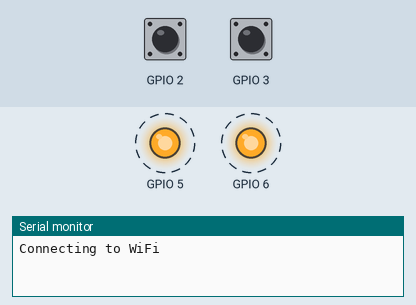
Simulated run of this sketch. Board: ESP32. Shown: output pins drawn as LEDs (lit = HIGH), the last lines printed to the serial monitor. Dashed ring = blinking. Inputs (shaded band) come from the test bench; at power-on: GPIO 2 HIGH, GPIO 3 HIGH. WiFi joins after 1.5 s; servers stay silent unless stated; uploads are accepted with an empty reply.

Above: at 0.87 s.
1.3 s: GPIO 2 pulled LOW for 1 s
At 1.9 s:
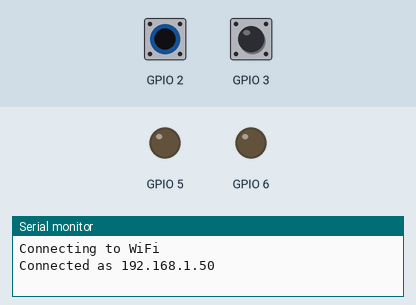
Timing chart, 0 to 4.3 s (numbered marks = the images above; inputs shaded):
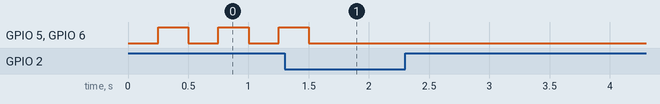

The sketch:

taster.ino
```cpp
#include "config.h"

#include <thread>
#include <atomic>
#include <mutex>

#include <WiFi.h>
#include <HTTPClient.h>
#include <ArduinoJson.h>
#include <EasyButton.h>

#define WIFI_TIMEOUT_MS 20000 // 20 second WiFi connection timeout
#define WIFI_RECOVER_TIME_MS 30000 // Wait 30 seconds after a failed connection attempt

std::atomic<bool> online;
volatile bool station_running[8];

void sprinkler_toggle_station(int s) {
  if (!online) {
    return;
  }

  int state = station_running[s] ? 0 : 1;
  safe_printf("Toggling station %i to %i\n", s, state);

  int start = millis();

  WiFiClient client;
  HTTPClient http;
  char url[200];
  sprintf(url, "%s/cm?pw=%s&sid=%i&en=%i&t=300", BASE_URL, PWD, s, state);
  http.begin(client, url);
  int code = http.GET();
  const char *body = http.getString().c_str();
  safe_printf("TOGGLE (%i ms) => %i - %s\n", millis() - start, code, body);
  http.end();
}

struct Button {
  int led;
  EasyButton button;
  void (*pressed)();
  int station;
};

Button buttons[] = {
  {5, EasyButton(2), []{sprinkler_toggle_station(0);}, 0},
  {6, EasyButton(3), []{sprinkler_toggle_station(1);}, 1}
};

void setup() {
  Serial.begin(115200);

  for (Button &b : buttons) {
    pinMode(b.led, OUTPUT);

    b.button.begin();
    b.button.onPressed(b.pressed);
  }

  TaskHandle_t task1;
  xTaskCreatePinnedToCore(sprinkler_led_thread, "sprinkler_led_thread", 10000, NULL, 1, &task1, 0);

  TaskHandle_t task2;
  xTaskCreatePinnedToCore(wifi_connect_thread, "wifi_connect_thread", 10000, NULL, 1, &task2, 0);
}

void blink(int port, int intv) {
  digitalWrite(port, (millis() % intv > intv / 2) ? HIGH : LOW);
}

std::mutex serial_lock;

void safe_printf(const char *fmt, ...) {
  char buffer[256];
  va_list args;
  va_start (args, fmt);
  vsprintf (buffer, fmt, args);
  va_end (args);

  std::lock_guard<std::mutex> lg{serial_lock};
  Serial.print(buffer);
}

void safe_print(const char * s) {
  std::lock_guard<std::mutex> lg{serial_lock};
  Serial.print(s);
}

void safe_println(const char *s) {
  std::lock_guard<std::mutex> lg{serial_lock};
  Serial.println(s);
}

void blink_leds() {
  for (Button &b : buttons) {
    blink(b.led, 500);
  }
}

void sprinkler_led_loop() {
  if (!online) {
    return;
  }

  int start = millis();

  WiFiClient client;
  HTTPClient http;
  char url[200];
  sprintf(url, "%s/js?pw=%s", BASE_URL, PWD);
  http.begin(client, url);

  safe_println("GET...");
  int code = http.GET();
  const char *body = http.getString().c_str();
  safe_printf("GET (%i ms) => %i - %s\n", millis() - start, code, body);
  if (code == 200) {
    StaticJsonDocument<1000> doc;
    DeserializationError error = deserializeJson(doc, body);

    if (error) {
      safe_print("deserializeJson() failed: ");
      safe_println(error.c_str());
    } else {
      // {"sn":[0,0,0,0,0,0,0,0],"nstations":8}
      JsonArray sn = doc["sn"];
      int i = 0;
      for (JsonVariant s : sn) {
        station_running[i] = s.as<int>() ? true : false;
        i++;
      }
    }
  }

  for (Button &b : buttons) {
    digitalWrite(b.led, station_running[b.station] ? HIGH : LOW);
  }

  http.end();
}

void sprinkler_led_thread(void *) {
  while (true) {
    sprinkler_led_loop();
    delay(1000);
  }
}

void wifi_connect_thread(void * parameter){
    while (true) {
        online = WiFi.status() == WL_CONNECTED;

        if (online) {
            vTaskDelay(10000 / portTICK_PERIOD_MS);
            continue;
        }

        safe_println("Connecting to WiFi");
        WiFi.mode(WIFI_STA);
        WiFi.begin(WIFI_SSID, WIFI_PWD);

        unsigned long startAttemptTime = millis();
        while (WiFi.status() != WL_CONNECTED && millis() - startAttemptTime < WIFI_TIMEOUT_MS) {}

        if (WiFi.status() != WL_CONNECTED){
          safe_println("WiFi connect failed");
          vTaskDelay(WIFI_RECOVER_TIME_MS / portTICK_PERIOD_MS);
          continue;
        }

        safe_println(("Connected as " + WiFi.localIP().toString()).c_str());
        online = true;
    }
}

void loop() {
  while (true) {
    for (Button &b : buttons) {
      b.button.read();
    }

    if (!online) {
       blink_leds();
    }
  }
}
```

config-example.h
```cpp
#define BASE_URL "http://192.168.1.2"
#define PWD "<md5-of-password-lower-case>"
#define WIFI_SSID "wifi-network-name"
#define WIFI_PWD "wifi-network-password"
```
